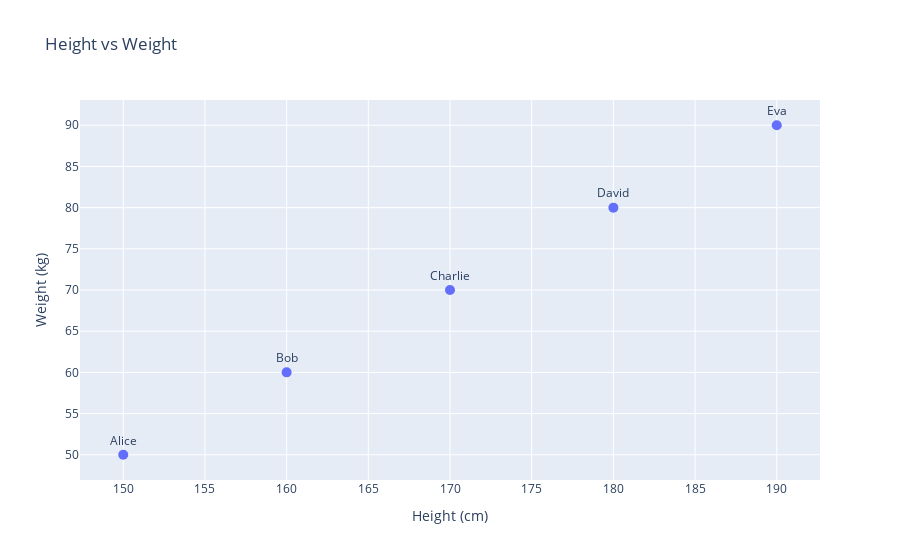

The notebook cell this image was saved under:
### Code cell
# Show text on hover
fig.update_traces(marker_size=10, textposition='top center')

fig.show()

### Figure 1 — Plotly figure (JSON) as saved in the notebook; plotly's stock layout.template omitted (floating-point values rounded to 4 significant figures)
{"data": [{"hovertemplate": "Height (cm)=%{x}<br>Weight (kg)=%{y}<br>Name=%{text}<extra></extra>", "legendgroup": "", "marker": {"color": "#636efa", "size": 10, "symbol": "circle"}, "mode": "markers+text", "name": "", "orientation": "v", "showlegend": false, "text": ["Alice", "Bob", "Charlie", "David", "Eva"], "textposition": "top center", "type": "scatter", "x": [150, 160, 170, 180, 190], "xaxis": "x", "y": [50, 60, 70, 80, 90], "yaxis": "y"}], "layout": {"legend": {"tracegroupgap": 0}, "title": {"text": "Height vs Weight"}, "xaxis": {"anchor": "y", "domain": [0, 1], "title": {"text": "Height (cm)"}}, "yaxis": {"anchor": "x", "domain": [0, 1], "title": {"text": "Weight (kg)"}}}}
